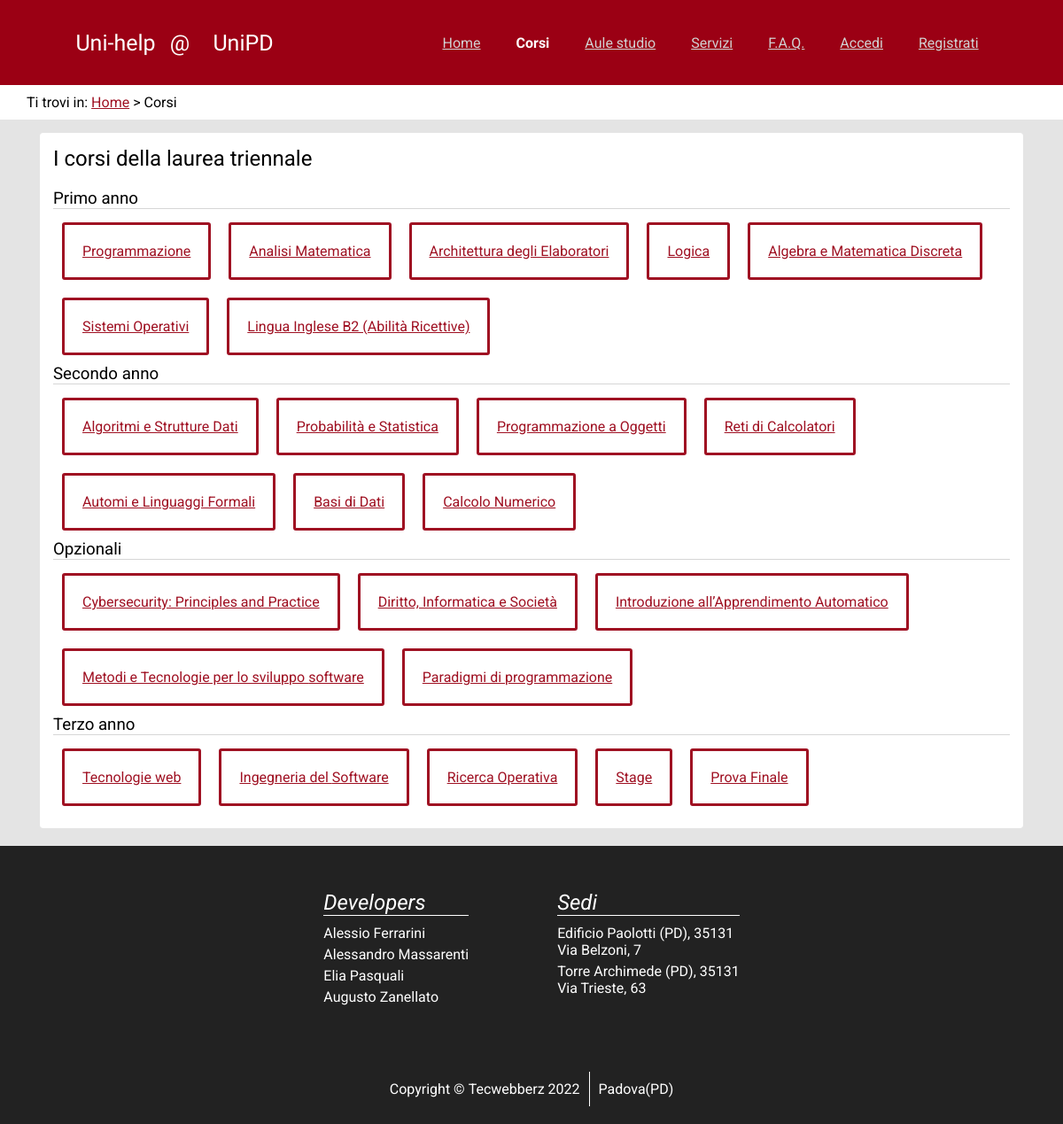
/corsi.php, run on the app's committed database.
### tables this page shows
CREATE TABLE `Course` (
  `id_corso` int(11) NOT NULL,
  `name` varchar(255) NOT NULL,
  `description` text NOT NULL,
  `cfu` tinyint(2) NOT NULL,
  `propedeutici` text NOT NULL,
  `anno` tinyint(1) NOT NULL,
  `periodo` tinyint(1) NOT NULL,
  `lingua` varchar(3) NOT NULL,
  `responsabile` varchar(255) NOT NULL,
  `email_resp` varchar(255) NOT NULL
);

### public_html/lib/databaselayer.php (called while the page is built, shortened)
<?php
class DatabaseLayer {
    private string $url;
    private string $user;
    private string $pass;
    private string $database;
    private ?mysqli $maybe_connection;
    public function __construct(string $url, string $user,
                                string $pass, string $database) {
        $this->url = $url;
        $this->user = $user;
        $this->pass = $pass;
        $this->database = $database;
        $this->maybe_connection = null;
    }
    private function connection(): mysqli {
        if ($this->maybe_connection === null) {
            $this->maybe_connection = new mysqli(
                $this->url,
                $this->user,
                $this->pass,
                $this->database
            );
        }
        return $this->maybe_connection;
    }
    public function query(string $statement,
                           array $parameters = array()) {
        $stmt = $this->connection()->prepare($statement);
        $format = "";
        $stmt->execute();
        $result = $stmt->get_result();
        return $result;
    }
}
?>

### public_html/lib/orm/services/courseservice.php (called while the page is built, shortened)
<?php
class CourseService {
    private DatabaseLayer $db;
    private string $table_name;
    public function __construct(DatabaseLayer $db) {
        $this->db = $db;
        $this->table_name = "Course";
    }
    public function get_all_courses(): array {
        $res = $this->db->query(
            "SELECT * FROM {$this->table_name}"
        );
        $ret = array();
        while ($row = $res->fetch_assoc()) {
            $ret[] = parse_course($row);
        }
        return $ret;
    }
}
?>

### public_html/app/global.php (called while the page is built, shortened)
<?php
require_once($root . "/lib/databaselayer.php");
require_once($root . "/lib/orm/services/courseservice.php");
require_once($root . "/lib/template_engine.php");
require_once($root . "/lib/commontemplates.php");
$template_engine = new TemplateEngine($root . "/templates");
?>

### public_html/lib/template_engine.php (called while the page is built, shortened)
<?php
class TemplateEngine {
    private string $base_path;
    public function __construct(string $base_path = "templates") {
        $this->base_path = $base_path;
    }
    public function load_template(string $name): Template {
        $template_content = "";
        try {
            $template_content = file_get_contents("{$this->base_path}/{$name}");
        } catch (Exception $ex) {
            throw new Exception("Could not open template: \"{$name}\"
                in base {$this->base_path}");
        }
        return new Template($name, $template_content);
    }
}
class Template {
    private string $state;
    public function __construct(string $template_name, string $state) {
        $this->state = $state;
    }
    public function insert(string $id, string $value): void {
        $patt_begin = self::PATT_BEGIN;
        $patt_end = self::PATT_END;
        $n_changes = 0;
        $patt = "{$patt_begin}{$id}{$patt_end}";
        $this->state = str_replace($patt, $value, $this->state, $n_changes);
    }
    public function build(): string {
        $patt_begin = self::PATT_BEGIN;
        $patt_end = self::PATT_END;
        $patt = "~{$patt_begin}([a-zA-Z0-9_-]+){$patt_end}~";
        return $this->state;
    }
}
?>

### public_html/lib/commontemplates.php (the view, shortened to what this page needs)
<?php
$actions = array(
    array("index.php", "Home"),
    array("corsi.php", "Corsi"),
    array("aule.php", "Aule studio"),
    array("servizi.php", "Servizi"),
    array("faq.php", "<abbr lang=\"en\"
            title=\"Frequently Asked Question\">F.A.Q.</abbr>"),
);
function build_header(): string {
    global $template_engine;
    global $page_index;
    global $actions;
    $header_template =
        $template_engine->load_template("header.template.html");
    $actions_len = count($actions);
    foreach ($actions as $i => $action) {
        $id = "action{$i}";
        $element = "";
        if ($i === $page_index) {
            $element = make_list_item($action[1], "active");
        } else {
            $element = make_list_item(make_link($action[1], $action[0]));
        }
        $header_template->insert($id, $element);
    }
    $action = " ";
    if (isset($_SESSION["logged_user"])
        && $_SESSION["logged_user"] !== null) {
        if ($actions_len + 0 === $page_index) {
            $action .= make_list_item("Profilo", "active");
        } else {
            $action .= make_list_item(make_link("Profilo", "profilo.php"));
        }
        if ($actions_len + 1 === $page_index) {
            $action .= make_list_item("Esci", "active");
        } else {
            $action .= make_list_item(make_link("Esci", "app/logout_engine.php"));
        }
    } else {
        if ($actions_len + 0 === $page_index) {
            $action .= make_list_item("Accedi", "active");
        } else {
            $action .= make_list_item(make_link("Accedi", "accedi.php"));
        }
        if ($actions_len + 1 === $page_index) {
            $action .= make_list_item("Registrati", "active");
        } else {
            $action .= make_list_item(make_link("Registrati", "registrati.php"));
        }
    }
    $header_template->insert("userlogin_action", $action);
    return $header_template->build();
}
function make_list_item(string $content, ?string $class = null): string {
    $open = "<li>";
    if ($class !== null) {
        $open = "<li class=\"{$class}\">";
    }
    return "{$open}{$content}</li>";
}
function make_link(string $content, string $ref, ?string $class = null): string {
    $open = "<a";
    if ($class !== null) {
        $open .= " class=\"{$class}\"";
    }
    return "{$open} href='{$ref}'>{$content}</a>";
}
?>

### public_html/corsi.php
<?php
$root = ".";
$page_index = 1;
require_once($root . "/app/global.php");
$courses = $course_service->get_all_courses();
$courses_template = $template_engine->load_template(
    "corsi/corsi.template.html"
);
$courses_template ->insert("header", build_header());
$courses_template ->insert("footer", build_footer());
function build_course_component(string $name, array $courses): string {
    global $template_engine;
    $section_template = $template_engine->load_template(
        "corsi/corsisection.template.html"
    );
    $section_template->insert("sectionname", $name);
    $list = "";
    foreach ($courses as $course) {
        $list .= make_list_item(make_link($course->name, "corso.php?id={$course->id}", "btn btn-primary"));
    }
    $section_template->insert("courses", $list);
    return $section_template->build();
}
function make_year_filter(int $year): callable {
    return function(CourseDTO $course) use($year): bool {
        return $course->year === $year;
    };
}
$fst_year = array_filter($courses, make_year_filter(1));
$snd_year = array_filter($courses, make_year_filter(2));
$trd_year = array_filter($courses, make_year_filter(3));
$opt_year = array_filter($courses, make_year_filter(4));
$courses_template->insert_all(array(
    "fstyr" => build_course_component("Primo anno", $fst_year),
    "sndyr" => build_course_component("Secondo anno", $snd_year),
    "trdyr" => build_course_component("Terzo anno", $trd_year),
    "optional" => build_course_component("Opzionali", $opt_year),
));
echo $courses_template->build();
?>

### data on the page
course: name "Programmazione"
course: name "Analisi Matematica"
course: name "Architettura degli Elaboratori"
course: name "Logica"
course: name "Algebra e Matematica Discreta"
course: name "Sistemi Operativi"
course: name "Lingua Inglese B2 (Abilità Ricettive)"
course: name "Algoritmi e Strutture Dati"
course: name "Probabilità e Statistica"
course: name "Programmazione a Oggetti"
course: name "Reti di Calcolatori"
course: name "Automi e Linguaggi Formali"
course: name "Basi di Dati"
course: name "Calcolo Numerico"
course: name "Cybersecurity: Principles and Practice"
course: name "Diritto, Informatica e Società"
course: name "Introduzione all’Apprendimento Automatico"
course: name "Metodi e Tecnologie per lo sviluppo software"
course: name "Paradigmi di programmazione"
course: name "Tecnologie web"
course: name "Ingegneria del Software"
course: name "Ricerca Operativa"
course: name "Stage"
course: name "Prova Finale"

### other printed values
$content "Home Aule studio Servizi F.A.Q. Accedi Registrati"
$content "Corsi"
